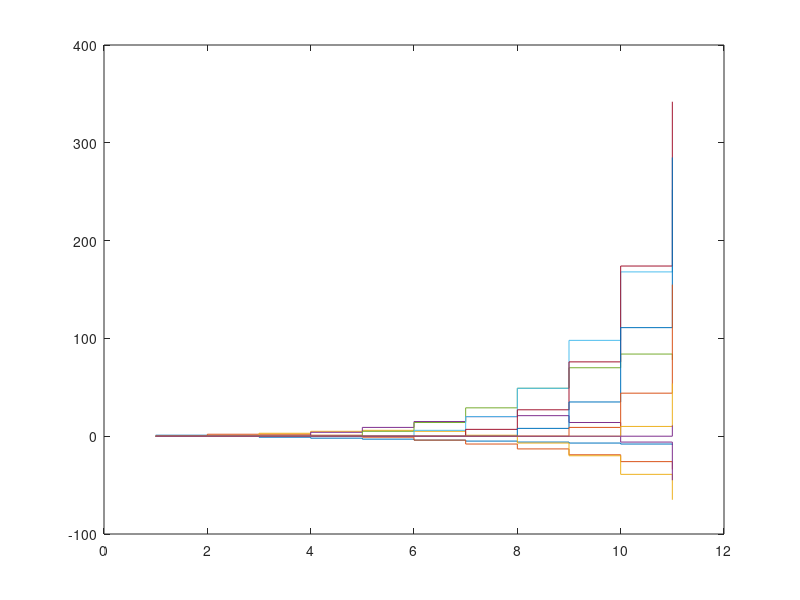
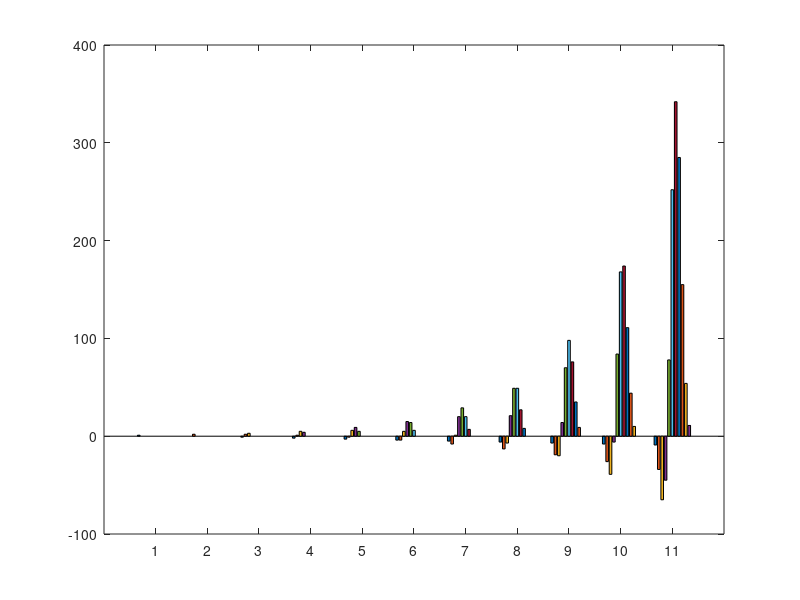
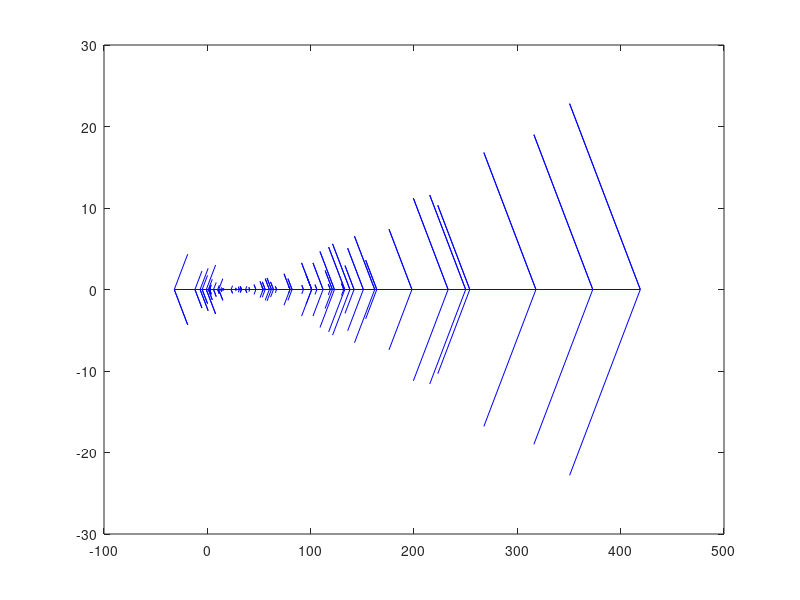
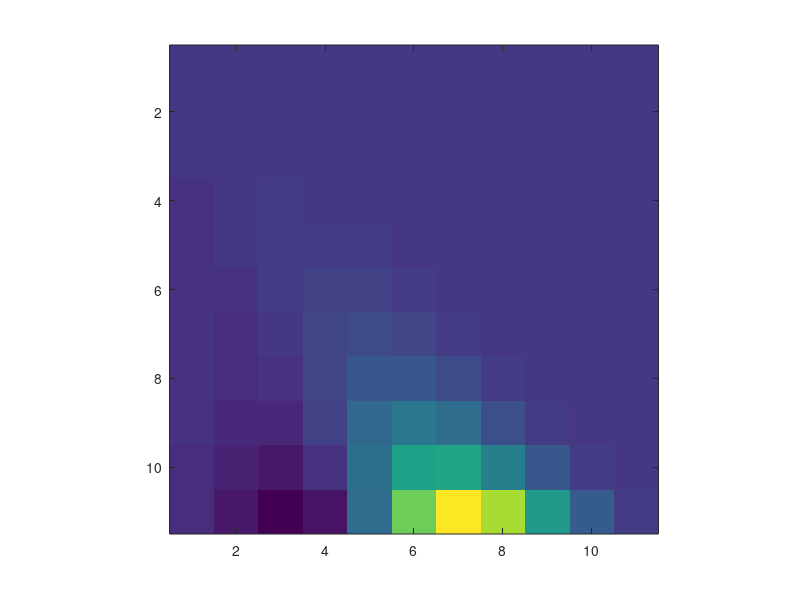

The MATLAB source for these figures, in order:
clear; close all; clc;

x = 1;
n = 10;

X = zeros(n+1,n+1);
X(1,1) = x;


for i = 1:n
    for j = 1:i
        X(i+1, j) =  X(i+1, j) + X(i, j) - 1;
        X(i+1, j+1) =  X(i+1, j+1) + X(i, j) + 1;
    end
    
end 
 
sum(X(n+1,:))

figure
stairs(X)
figure
bar(X)
figure
feather(X)

figure,
imagesc(X),
% colormap
% hotm,,,,,,,,,,,,,,,,,,,,,,,,,,,,,,,,,,,,,,,,,,,,,,,,,,,,,,,,,,,,,,,,,,,,,,,,,,,,,,,,,,,,,,,,,,,,,,,,,,,,,
axis square